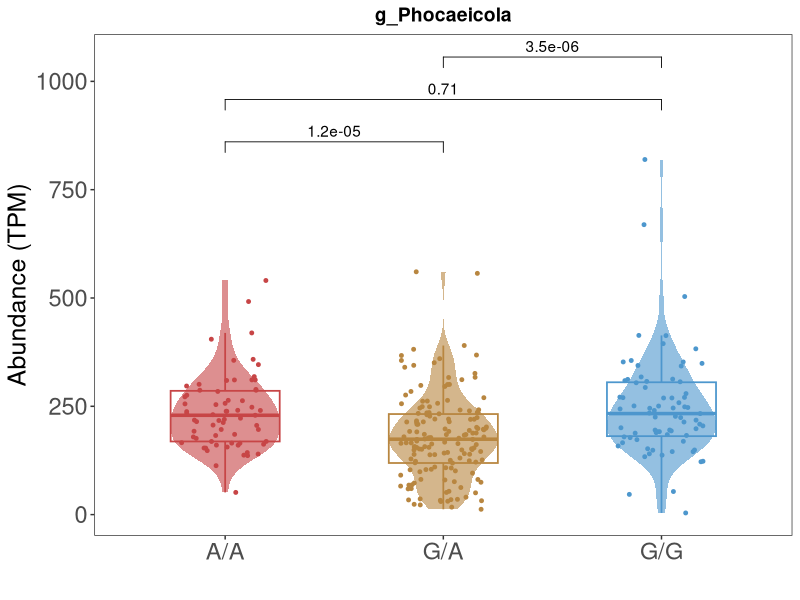

Write R code to recreate this figure.
traits = read.delim('tetQ.Phocaeicola.txt',header = T)
data = traits[,c(1,3,5)]
names(data)[1:3] = c('id','PeakSNP','traits')
data = data[data$PeakSNP != './.',]
data$PeakSNP = factor(data$PeakSNP,levels = c('A/A','G/A','G/G'))
#data$PeakSNP = factor(data$PeakSNP,levels = c('C/C','C/G','G/G'))
my.group = list(c('A/A','G/A'),c('G/G','A/A'),c('G/A','G/G'))
#my.group = list(c('C/C','C/G'),c('G/G','C/C'),c('C/G','G/G'))
Group.col = c("#c74546","#B88640","#4d97cd")
library(ggplot2)
library(ggpubr)
file_name = 'Phocaeicola.GT.diff.pdf'
p = ggboxplot(data, x="PeakSNP", y="traits", color = "PeakSNP",palette = Group.col, 
              width = 0.5, size = 0.6, fatten = 1, alpha = 0.6, outlier.shape = NA)+
  geom_violin(aes(fill = PeakSNP), color = NA, alpha = 0.6, width = 0.5, trim = TRUE, scale = "width") + 
  geom_point(aes(color = PeakSNP, fill = PeakSNP), show.legend = FALSE, 
             position = position_jitter(seed = 123456, width = 0.2), shape = 21, size = 1) +
  stat_compare_means(comparisons=my.group)+ # Add pairwise 

  theme_bw() +
  theme(panel.grid = element_blank(),
        plot.title = element_text(size = 14,face = 'bold',hjust = 0.5),
        axis.text.x = element_text(size = 17),axis.text.y = element_text(size = 17),
        axis.title = element_text(size = 18),
        legend.position = 'none'
  ) +
  labs(
    title = 'g_Phocaeicola',
    x = "",
    y = "Abundance (TPM)"
  )
ggsave(p,filename = file_name, width = 4,height = 5)
